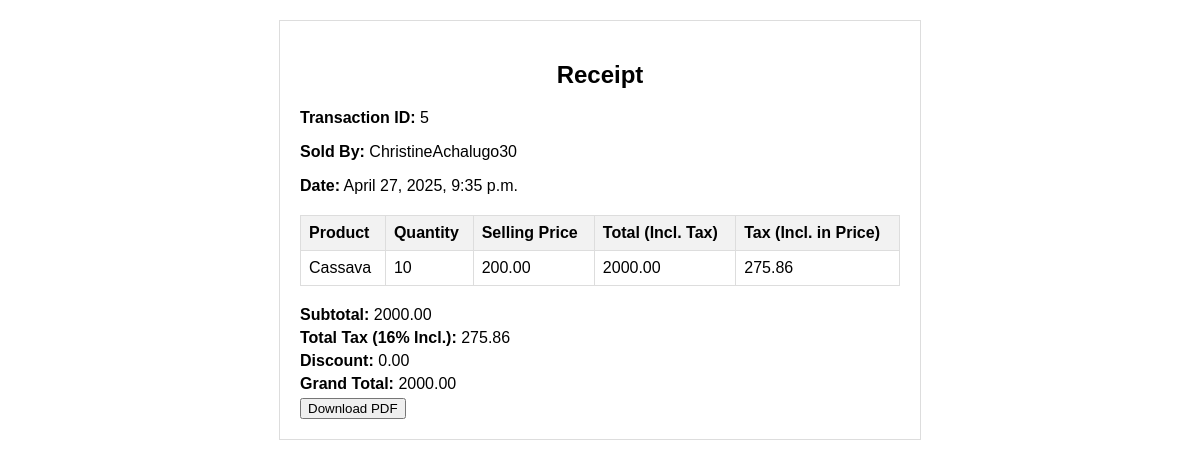
The app's page /receipt/5/ with its own data.
### autoapp/models.py (models this page shows, shortened)
class SaleTransaction(models.Model):
    employee = models.ForeignKey(User, on_delete=models.CASCADE)
    date = models.DateTimeField(auto_now_add=True)
    discount = models.DecimalField(max_digits=8, decimal_places=2, default=0.00)
    tax = models.DecimalField(max_digits=8, decimal_places=2, default=0.00)

class Stock(models.Model):
     product = models. CharField(max_length=100)
     quantity = models.IntegerField()
     price = models.DecimalField(max_digits=12, decimal_places=2)
     buyingprice = models.DecimalField(max_digits=12, decimal_places=2, default=0.00)
     name = models.CharField(max_length=100)
     date = models.DateField(auto_now_add=True)

class Sale(models.Model):
    transaction = models.ForeignKey(
        SaleTransaction,
        on_delete=models.CASCADE,
        related_name='sales',
        null=True,   # allow NULL in database
        blank=True   # allow blank in forms/admin
    )
    product = models.ForeignKey('Stock', on_delete=models.CASCADE, related_name='sales')
    quantitysold = models.PositiveIntegerField()
    sellingprice = models.DecimalField(max_digits=12, decimal_places=2)
    datesold = models.DateField(auto_now_add=True)
    @property
    def total_sale(self):
        return self.quantitysold * self.sellingprice

### autoapp/views.py (the view)
# urls.py: path('receipt/<int:transaction_id>/', views.receipt, name='receipt'),
def receipt(request, transaction_id):
    transaction = get_object_or_404(SaleTransaction, id=transaction_id)
    sales = transaction.sales.all()
    sales_with_tax = []
    tax_rate = Decimal('0.16')  # 16%
    subtotal = Decimal('0.00')
    total_tax = Decimal('0.00')
    for sale in sales:
        total_sale = Decimal(sale.total_sale)
        tax_amount = total_sale - (total_sale / (1 + tax_rate))
        sales_with_tax.append({
            "product": sale.product,
            "quantitysold": sale.quantitysold,
            "sellingprice": sale.sellingprice,
            "total_sale": total_sale,
            "tax_amount": tax_amount,
        })
        subtotal += total_sale
        total_tax += tax_amount
    discount = Decimal(transaction.discount)
    total = subtotal - discount
    employee = transaction.employee
    return render(request, "receipt.html", {
        "transaction": transaction,
        "sales": sales_with_tax,
        "subtotal": subtotal,
        "tax": total_tax,
        "discount": discount,
        "total": total,
        "employee": employee,
    })

### template/receipt.html (shortened to what this page needs)
<!DOCTYPE html>
<html lang="en">
<head>
</head>
<body>
<div class="receipt">
    <h2>Receipt</h2>
    <p><strong>Transaction ID:</strong> {{ transaction.id }}</p>
    <p><strong>Sold By:</strong> {{ employee.username }}</p>
    <p><strong>Date:</strong> {{ transaction.date }}</p>
    <table>
        <thead>
            <tr>
                <th>Product</th>
                <th>Quantity</th>
                <th>Selling Price</th>
                <th>Total (Incl. Tax)</th>
                <th>Tax (Incl. in Price)</th>
            </tr>
        </thead>
        <tbody>
            {% for sale in sales %}
                <tr>
                    <td>{{ sale.product.product }}</td>
                    <td>{{ sale.quantitysold }}</td>
                    <td>{{ sale.sellingprice }}</td>
                    <td>{{ sale.total_sale }}</td>
                    <td>{{ sale.tax_amount|floatformat:2 }}</td>
                </tr>
            {% endfor %}
        </tbody>
    </table>
    <div class="totals">
        <div><strong>Subtotal:</strong> {{ subtotal }}</div>
        <div><strong>Total Tax (16% Incl.):</strong> {{ tax|floatformat:2 }}</div>
        <div><strong>Discount:</strong> {{ discount }}</div>
        <div><strong>Grand Total:</strong> {{ total }}</div>
    </div>
    <div class="download-btn no-print">
        <a href="{% url 'download_receipt' transaction.id %}">
            <button>Download PDF</button>
        </a>
    </div>
</div>
</body>
</html>

### template/receipt.html (style rules this page uses)
body { font-family: Arial, sans-serif; margin: 20px; }
.receipt { max-width: 600px; margin: 0 auto; border: 1px solid #ddd; padding: 20px; }
h2 { text-align: center; }
table { width: 100%; border-collapse: collapse; margin-top: 20px; }
th, td { border: 1px solid #ddd; padding: 8px; text-align: left; }
th { background-color: #f2f2f2; }
.totals { margin-top: 20px; }
.totals div { margin-bottom: 5px; }

### records on screen
SaleTransaction: discount "0.00"
Stock: product.product "Cassava", quantitysold "10", sellingprice "200.00", total_sale "2000.00", tax_amount "275.86"

### other values on screen
{{ employee.username }} "ChristineAchalugo30"
{{ subtotal }} "2000.00"
{{ tax|floatformat:2 }} "275.86"
{{ total }} "2000.00"
